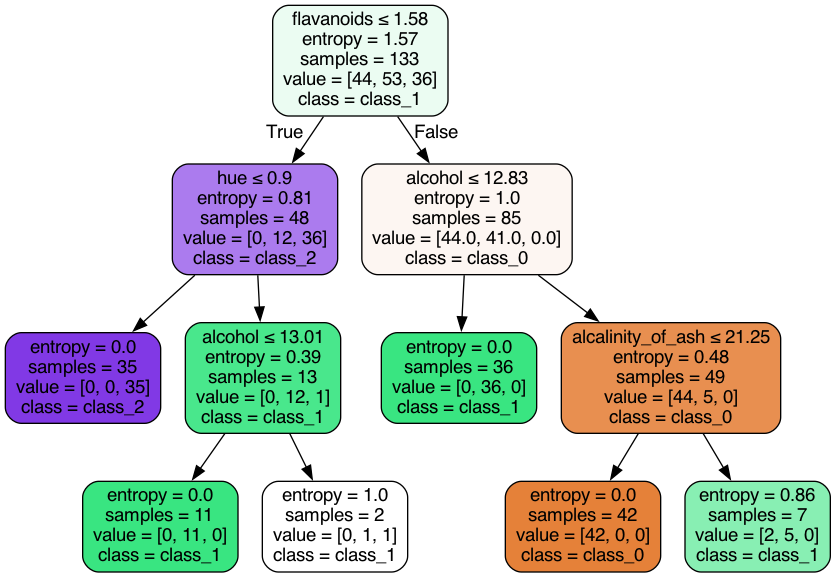

Write the Python code that produced this figure.
"""
와인(Wine) 데이터셋 기반 의사결정나무(Decision Tree) 학습, 평가 및 시각화
- GridSearchCV 하이퍼파라미터 튜닝 (과적합 제어: max_depth, min_samples_split 등)
- 모델 평가 (정확도, F1-Score, 분류 보고서, 혼동 행렬)
- Graphviz를 이용한 의사결정나무 구조 시각화 (PNG 저장)
- 피처 중심 시각화 (특성 중요도 Feature Importance + 상위 2개 특성 결정 경계 Decision Boundary)
"""

import os
import platform
import matplotlib.pyplot as plt
import numpy as np
import pandas as pd
import seaborn as sns
import graphviz
from sklearn.datasets import load_wine
from sklearn.metrics import classification_report, confusion_matrix, accuracy_score
from sklearn.model_selection import GridSearchCV, StratifiedKFold, train_test_split
from sklearn.tree import DecisionTreeClassifier, export_graphviz

# ---------------------------------------------------------
# 0. 한글 폰트 및 시각화 테마 설정
# ---------------------------------------------------------
def setup_visualization():
    sns.set_theme(style="whitegrid")
    sys_name = platform.system()
    if sys_name == "Darwin":  # macOS
        plt.rcParams["font.family"] = "AppleGothic"
    elif sys_name == "Windows":
        plt.rcParams["font.family"] = "Malgun Gothic"
    else:
        plt.rcParams["font.family"] = "NanumGothic"
    plt.rcParams["axes.unicode_minus"] = False


# ---------------------------------------------------------
# 1. 데이터 로드 및 분할
# ---------------------------------------------------------
def load_and_split_data():
    print("=" * 75)
    print("1. 와인(Wine) 데이터셋 로드 및 분할")
    print("=" * 75)

    wine = load_wine()
    X = pd.DataFrame(wine.data, columns=wine.feature_names)
    y = pd.Series(wine.target, name="target")
    target_names = wine.target_names

    print(f"- 샘플 수: {X.shape[0]}개, 특성 수: {X.shape[1]}개")
    print(f"- 타깃 클래스: {list(target_names)} (0, 1, 2)")

    # 계층적 샘플링(stratify=y)으로 Train(75%):Test(25%) 분할
    X_train, X_test, y_train, y_test = train_test_split(
        X, y, test_size=0.25, random_state=42, stratify=y
    )
    print(f"- Train 샘플 수: {len(X_train)}개, Test 샘플 수: {len(X_test)}개")

    return wine, X_train, X_test, y_train, y_test


# ---------------------------------------------------------
# 2. 모델 학습 및 하이퍼파라미터 튜닝 (GridSearchCV)
# ---------------------------------------------------------
def train_decision_tree(X_train, y_train):
    print("\n" + "=" * 75)
    print("2. 의사결정나무(Decision Tree) 하이퍼파라미터 튜닝 및 학습")
    print("=" * 75)

    # 과적합 제어를 위한 파라미터 그리드
    param_grid = {
        "criterion": ["gini", "entropy"],
        "max_depth": [3, 4, 5],
        "min_samples_split": [2, 5, 10],
        "min_samples_leaf": [1, 2, 4]
    }

    cv = StratifiedKFold(n_splits=5, shuffle=True, random_state=42)
    dt = DecisionTreeClassifier(random_state=42)

    grid_search = GridSearchCV(
        dt,
        param_grid=param_grid,
        cv=cv,
        scoring="accuracy",
        n_jobs=-1
    )

    grid_search.fit(X_train, y_train)
    best_model = grid_search.best_estimator_

    print(f"- 최적 하이퍼파라미터: {grid_search.best_params_}")
    print(f"- 5-Fold 교차 검증 최고 정확도: {grid_search.best_score_ * 100:.2f}%")

    return best_model


# ---------------------------------------------------------
# 3. 모델 성능 평가
# ---------------------------------------------------------
def evaluate_model(model, X_train, y_train, X_test, y_test, target_names):
    print("\n" + "=" * 75)
    print("3. 모델 종합 성능 평가")
    print("=" * 75)

    train_acc = accuracy_score(y_train, model.predict(X_train))
    test_acc = accuracy_score(y_test, model.predict(X_test))
    y_pred = model.predict(X_test)

    print(f"- 훈련 세트(Train) 정확도: {train_acc * 100:.2f}%")
    print(f"- 테스트 세트(Test) 정확도: {test_acc * 100:.2f}%")
    print(f"  -> 과적합 여부: {'적절한 일반화 성능 달성' if abs(train_acc - test_acc) < 0.1 else '약간의 과적합 발생'}")

    print("\n[분류 보고서 (Classification Report)]")
    print(classification_report(y_test, y_pred, target_names=target_names))

    cm = confusion_matrix(y_test, y_pred)
    return cm, y_pred


# ---------------------------------------------------------
# 4. Graphviz를 이용한 트리 시각화
# ---------------------------------------------------------
def visualize_tree_graphviz(model, wine, output_filename="wine_decision_tree"):
    print("\n" + "=" * 75)
    print("4. Graphviz를 이용한 의사결정나무 시각화 생성")
    print("=" * 75)

    dot_data = export_graphviz(
        model,
        out_file=None,
        feature_names=wine.feature_names,
        class_names=wine.target_names,
        filled=True,
        rounded=True,
        special_characters=True,
        precision=2
    )

    graph = graphviz.Source(dot_data)
    # png 파일로 렌더링
    graph.render(output_filename, format="png", cleanup=True)
    out_img = f"{output_filename}.png"
    print(f"- Graphviz 의사결정나무 다이어그램 저장 완료: {out_img}")
    return out_img


# ---------------------------------------------------------
# 5. 피처 중심 시각화 (특성 중요도 + 결정 경계 + 혼동 행렬)
# ---------------------------------------------------------
def visualize_feature_analysis(model, wine, X_train, y_train, cm, target_names, output_filename="wine_tree_feature_analysis.png"):
    print("\n" + "=" * 75)
    print("5. 피처 중심 분석 및 결정 경계 시각화")
    print("=" * 75)

    feature_names = wine.feature_names
    importances = model.feature_importances_

    # 특성 중요도 데이터프레임
    df_imp = pd.DataFrame({
        "Feature": feature_names,
        "Importance": importances
    }).sort_values(by="Importance", ascending=True)

    fig, axes = plt.subplots(1, 3, figsize=(22, 6.5))
    fig.suptitle("와인 데이터셋 Decision Tree 피처 중심 종합 분석", fontsize=16, fontweight="bold")

    # [1] 특성 중요도 (Feature Importance) 가로 막대 차트
    # 0보다 큰 피처들을 위주로 시각화
    colors = ["#3498db" if imp < 0.2 else "#e74c3c" for imp in df_imp["Importance"]]
    bars = axes[0].barh(df_imp["Feature"], df_imp["Importance"], color=colors, edgecolor="black", alpha=0.85)
    axes[0].set_title("특성 중요도 (Feature Importance)", fontsize=13, fontweight="bold")
    axes[0].set_xlabel("지니 불순도 감소 기여도 (Importance)", fontsize=11)
    axes[0].set_xlim(0, max(df_imp["Importance"]) * 1.15)
    axes[0].grid(axis="x", linestyle=":", alpha=0.6)

    for bar in bars:
        w = bar.get_width()
        if w > 0:
            axes[0].text(w + 0.01, bar.get_y() + bar.get_height() / 2, f"{w:.3f}",
                         va="center", ha="left", fontsize=9, fontweight="bold")

    # [2] 혼동 행렬 (Confusion Matrix)
    sns.heatmap(
        cm,
        annot=True,
        fmt="d",
        cmap="Blues",
        xticklabels=target_names,
        yticklabels=target_names,
        ax=axes[1],
        cbar=False,
        annot_kws={"size": 13, "weight": "bold"}
    )
    axes[1].set_title("혼동 행렬 (Confusion Matrix)", fontsize=13, fontweight="bold")
    axes[1].set_xlabel("예측 품종 (Predicted)", fontsize=11)
    axes[1].set_ylabel("실제 품종 (Actual)", fontsize=11)

    # [3] 최상위 2개 핵심 피처의 2D 결정 경계 (Decision Boundary)
    # 가장 중요한 상위 2개 피처 선정
    top_2_features = df_imp.sort_values(by="Importance", ascending=False)["Feature"].head(2).tolist()
    feat_x, feat_y = top_2_features[0], top_2_features[1]
    print(f"- 최상위 2개 피처 선정: X축='{feat_x}', Y축='{feat_y}'")

    # 2개 피처만으로 시각화용 간이 결정 트리 학습
    clf_2d = DecisionTreeClassifier(
        max_depth=model.max_depth,
        min_samples_split=model.min_samples_split,
        min_samples_leaf=model.min_samples_leaf,
        random_state=42
    )
    X_train_2d = X_train[[feat_x, feat_y]].values
    clf_2d.fit(X_train_2d, y_train.values)

    # 격자(Grid) 생성
    x_min, x_max = X_train_2d[:, 0].min() - 0.5, X_train_2d[:, 0].max() + 0.5
    y_min, y_max = X_train_2d[:, 1].min() - 0.5, X_train_2d[:, 1].max() + 0.5
    xx, yy = np.meshgrid(np.linspace(x_min, x_max, 300), np.linspace(y_min, y_max, 300))
    Z = clf_2d.predict(np.c_[xx.ravel(), yy.ravel()])
    Z = Z.reshape(xx.shape)

    # 등고선 채우기로 결정 영역 시각화
    from matplotlib.colors import ListedColormap
    cmap_light = ListedColormap(["#FFAAAA", "#AAFFAA", "#AAAAFF"])
    cmap_bold = ["#d63031", "#00b894", "#0984e3"]

    axes[2].contourf(xx, yy, Z, alpha=0.35, cmap=cmap_light)

    # 데이터 포인트 산점도
    for cl_idx, cl_name in enumerate(target_names):
        idx = y_train.values == cl_idx
        axes[2].scatter(
            X_train_2d[idx, 0], X_train_2d[idx, 1],
            c=cmap_bold[cl_idx], label=cl_name, edgecolor="k", s=45, alpha=0.9
        )

    axes[2].set_title(f"핵심 2개 피처의 결정 경계 (Decision Boundary)", fontsize=13, fontweight="bold")
    axes[2].set_xlabel(feat_x, fontsize=11)
    axes[2].set_ylabel(feat_y, fontsize=11)
    axes[2].legend(loc="upper right", fontsize=10)

    plt.tight_layout(rect=[0, 0, 1, 0.95])
    plt.savefig(output_filename, dpi=300, bbox_inches="tight")
    plt.close()
    print(f"- 피처 중심 종합 분석 차트 저장 완료: {output_filename}")


# ---------------------------------------------------------
# Main 실행 함수
# ---------------------------------------------------------
def main():
    setup_visualization()

    # 1. 데이터 로드
    wine, X_train, X_test, y_train, y_test = load_and_split_data()

    # 2. 모델 학습 및 하이퍼파라미터 튜닝
    best_model = train_decision_tree(X_train, y_train)

    # 3. 모델 평가
    cm, y_pred = evaluate_model(best_model, X_train, y_train, X_test, y_test, wine.target_names)

    # 4. Graphviz 의사결정나무 시각화
    visualize_tree_graphviz(best_model, wine, output_filename="wine_decision_tree")

    # 5. 피처 중심 시각화 (특성 중요도 + 혼동 행렬 + 2D 결정 경계)
    visualize_feature_analysis(best_model, wine, X_train, y_train, cm, wine.target_names,
                               output_filename="wine_tree_feature_analysis.png")

    print("\n" + "=" * 75)
    print("🎯 모든 디시전트리 학습, 평가 및 시각화가 성공적으로 완료되었습니다!")
    print("=" * 75)


if __name__ == "__main__":
    main()
